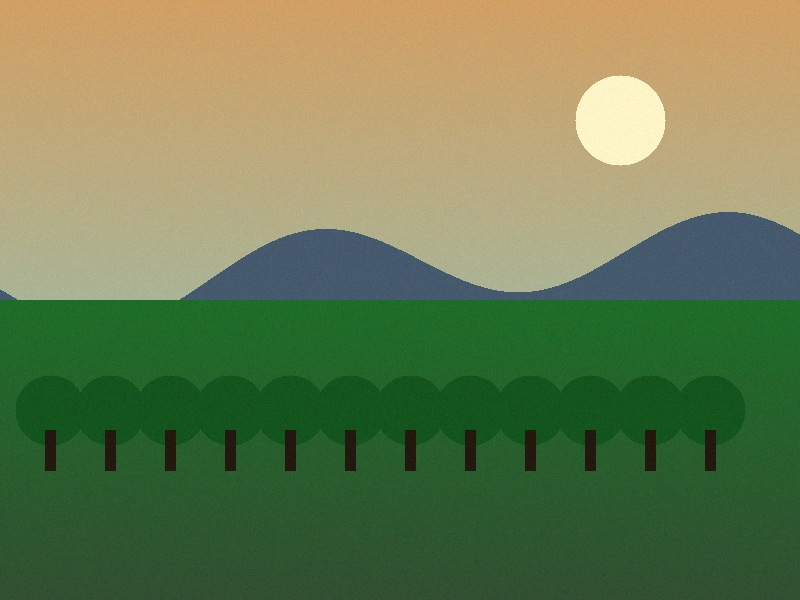
#> input picture sample_images/benchmarks/1_authentic_dslr_landscape.jpg, 800 x 600 px; its folder holds only this picture in this run
$ python -i copy_move.py   (imports and definitions only)
#> lines starting #> are read from the running program, lines starting #| are printed output that depends on the picture; after the words box and inside, x2 and y2 are one past the last pixel; in counts of white or black regions, pixels touching at a corner belong together
### app/utils/visualizer.py
"""
Visualization utility functions for forensic heatmaps, overlays, and annotations.
"""
import base64
import io
from typing import List, Optional, Tuple
import cv2
import numpy as np
from PIL import Image


# [15 lines left out: function normalize_to_uint8, not called in this run]


def create_heatmap(
    intensity_map: np.ndarray,
    colormap: int = cv2.COLORMAP_JET
) -> np.ndarray:
    """
    Converts a 2D intensity map (0-255 or float) to an RGB pseudo-color heatmap.
    """
    if intensity_map.dtype != np.uint8:
        intensity_map = normalize_to_uint8(intensity_map)

    heatmap_bgr = cv2.applyColorMap(intensity_map, colormap)
    heatmap_rgb = cv2.cvtColor(heatmap_bgr, cv2.COLOR_BGR2RGB)
    return heatmap_rgb


# [17 lines left out: function create_blended_overlay, not called in this run]


def draw_copy_move_annotations(
    image_rgb: np.ndarray,
    matches: List[Tuple[Tuple[float, float], Tuple[float, float]]],
    clusters: Optional[List[List[Tuple[float, float]]]] = None
) -> np.ndarray:
    """
    Draws copy-move connection vectors and cluster indicators on an image.
    """
    annotated = image_rgb.copy()
    colors = [
        (255, 60, 60), (60, 255, 60), (60, 120, 255),
        (255, 200, 40), (255, 60, 255), (40, 255, 255)
    ]

    # Draw match lines
    for i, (pt1, pt2) in enumerate(matches):
        p1 = (int(round(pt1[0])), int(round(pt1[1])))
        p2 = (int(round(pt2[0])), int(round(pt2[1])))
        color = colors[i % len(colors)]

        # Arrow line showing duplication trajectory
        cv2.arrowedLine(annotated, p1, p2, color, thickness=2, tipLength=0.15)
        cv2.circle(annotated, p1, radius=4, color=(255, 255, 255), thickness=-1)
        cv2.circle(annotated, p1, radius=4, color=color, thickness=1)
        cv2.circle(annotated, p2, radius=4, color=(255, 255, 255), thickness=-1)
        cv2.circle(annotated, p2, radius=4, color=color, thickness=1)

    # Draw convex hulls around cluster points if present
    if clusters:
        for idx, cluster in enumerate(clusters):
            if len(cluster) >= 3:
                pts = np.array([[int(p[0]), int(p[1])] for p in cluster], dtype=np.int32)
                hull = cv2.convexHull(pts)
                color = colors[idx % len(colors)]
                cv2.drawContours(annotated, [hull], 0, color, thickness=2)

                # Draw semi-transparent fill
                overlay = annotated.copy()
                cv2.drawContours(overlay, [hull], 0, color, thickness=-1)
                cv2.addWeighted(overlay, 0.25, annotated, 0.75, 0, annotated)

    return annotated


# [16 lines left out: function encode_image_to_base64, not called in this run]

### app/modules/copy_move.py
"""
Copy-Move / Clone Forgery Detection Module.

Identifies duplicated regions within an image using invariant feature detectors
(SIFT, ORB, AKAZE), k-NN descriptor matching, spatial distance thresholding,
and displacement vector clustering to distinguish genuine clone operations
from repetitive natural textures.
"""
from typing import Any, Dict, List, Tuple
import cv2
import numpy as np

from app.config import CopyMoveConfig, DEFAULT_CONFIG
from app.utils.visualizer import draw_copy_move_annotations, create_heatmap


class CopyMoveDetector:
    """Detects duplicated / cloned image regions with keypoint matching and spatial clustering."""

    def __init__(self, config: CopyMoveConfig = DEFAULT_CONFIG.copy_move):
        self.config = config

    # [289 lines left out: functions _get_detector_and_matcher, _cluster_matches, analyze, not called in this run]

>>> import cv2
>>> picture = cv2.cvtColor(cv2.imread('../../sample_images/benchmarks/1_authentic_dslr_landscape.jpg'), cv2.COLOR_BGR2RGB)
>>> result = CopyMoveDetector().analyze(picture)
#> in analyze, `gray = cv2.cvtColor(image_rgb, cv2.COLOR_RGB2GRAY)`:
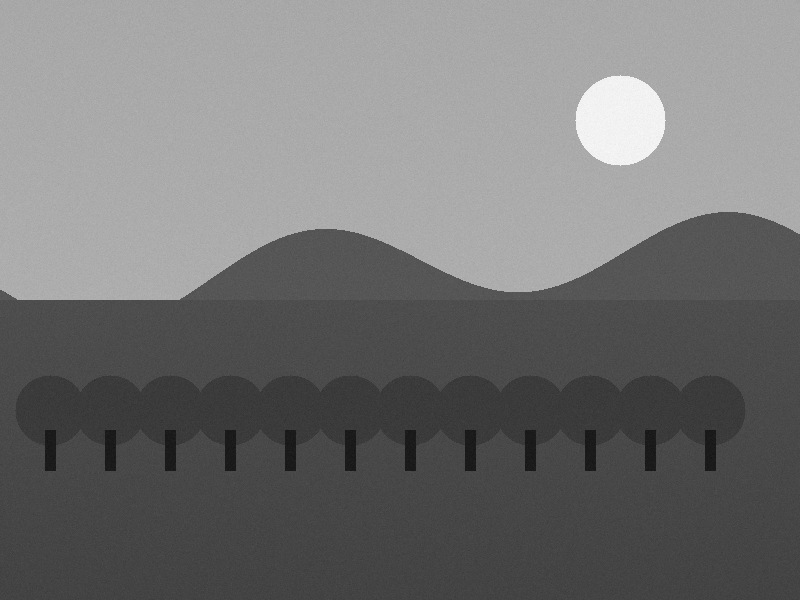
#> gray: shape (600, 800); min 16, max 250, mean 115.1
#> in analyze, `keypoints, descriptors = detector.detectAndCompute(gray, None)`: keypoints = 65 keypoints; strongest (x, y, size): (514, 249, 73.6), (19, 297, 5.2), (20, 294, 10.1), (230, 464, 9)
#> in analyze, `knn_matches = matcher.knnMatch(descriptors, descriptors, k=3)`: knn_matches = 65 matches
#> the loop in analyze, `for m in knn_matches:` made 65 passes
#> after the loop in analyze, `for m in knn_matches:`: seen_pairs = 5 items; valid_matches = [((110.3, 463.6), (50.25, 463.7)), ((530.3, 463.6), (650.3, 463.7)), ((593.2, 87.05), (647, 154)), ((647, 431.9), (714.1, 468.9)), ((647, 431.9), (714.1, 468.9))]
#> the loop in _cluster_matches, `for p1, p2 in valid_matches:` made 5 passes
#> after the loop in _cluster_matches, `for p1, p2 in valid_matches:`: displacements = [(-60.06, 0.125, 60.06, 179.9), (120, 0.122, 120, 0.058), (53.73, 66.91, 85.81, 51.24), (67.1, 37.02, 76.63, 28.88), (67.1, 37.02, 76.63, 28.88)]
#> in _cluster_matches, `displacements = np.array(displacements)`: displacements = [[-60.06, 0.125, 60.06, 179.9], [120, 0.122, 120, 0.058], [53.73, 66.91, 85.81, 51.24], [67.1, 37.02, 76.63, 28.88], [67.1, 37.02, 76.63, 28.88]]
#> in _cluster_matches, `dx_bins = np.round(displacements[:, 0] / bin_size)`: dx_bins = [-4, 8, 4, 4, 4]
#> in _cluster_matches, `dy_bins = np.round(displacements[:, 1] / bin_size)`: dy_bins = [0, 0, 4, 2, 2]
#> in _cluster_matches, `bins = [f"{int(x)}_{int(y)}" for x, y in zip(dx_bins, dy_bins)]`: bins = ['-4_0', '8_0', '4_4', '4_2', '4_2']
#> in _cluster_matches, `bin_counts = Counter(bins)`: bin_counts = {'-4_0': 1, '8_0': 1, '4_4': 1, '4_2': 2}
#> in _cluster_matches, `dominant_bins = [k for k, count in bin_counts.items() if count >= 3]`: dominant_bins = []
#> in _cluster_matches, `dx_vals = np.abs(displacements[:, 0])`: dx_vals = [60.06, 120, 53.73, 67.1, 67.1]
#> in _cluster_matches, `dy_vals = np.abs(displacements[:, 1])`: dy_vals = [0.125, 0.122, 66.91, 37.02, 37.02]
#> the loop in _cluster_matches, `for bin_key, count in bin_counts.items():` made 4 passes
#> after the loop in _cluster_matches, `for bin_key, count in bin_counts.items():`: verified_clusters = []
#> in _cluster_matches, `total_valid = len(valid_matches)`: total_valid = 5
#> in _cluster_matches, `consistency_score = float(max_inlier_count / max(total_valid, 1))`: consistency_score = 0
#> in analyze, `clusters, max_cluster_size, consistency_score, is_periodic_texture = s..`: clusters = []; max_cluster_size = 0; is_periodic_texture = False
#> the loop in analyze, `for p1, p2 in valid_matches:` made 5 passes
#> after the loop in analyze, `for p1, p2 in valid_matches:`:
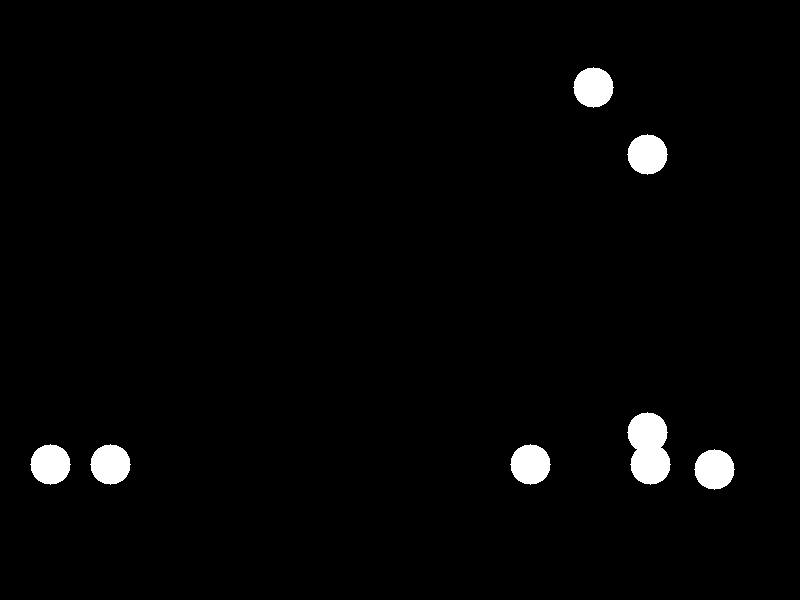
#> density_mask: shape (600, 800) float32; values 0 (black) and 1 (white), 2.1% white; 7 white regions, largest, box (x1, y1, x2, y2) and area: (627, 412, 671, 485) 2388, (573, 67, 614, 108) 1257, (627, 134, 668, 175) 1257
#> in analyze, `density_mask = cv2.GaussianBlur(density_mask, (31, 31), 0)`:
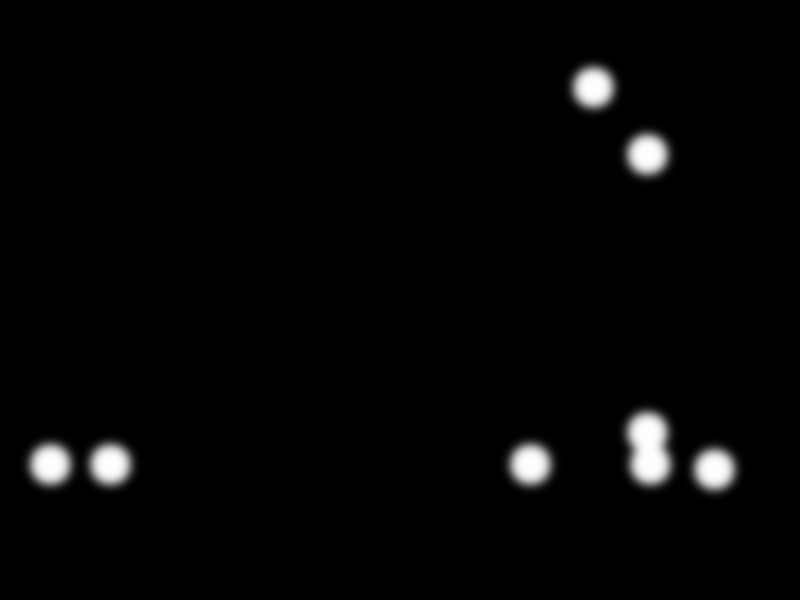
#> density_mask: shape (600, 800) float32; min 0, max 1, mean 0.0207
#> in create_heatmap, `heatmap_bgr = cv2.applyColorMap(intensity_map, colormap)`:
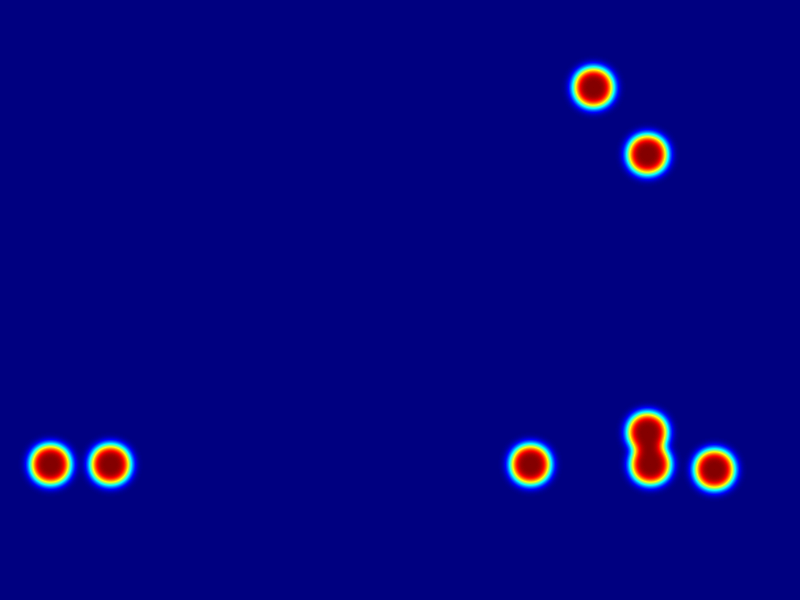
#> heatmap_bgr: shape (600, 800, 3); mean B, G, R 127.9, 3.4, 4.1
#> in analyze, `total_matches = len(valid_matches)`: total_matches = 5
#> in analyze, `score = min(15.0, total_matches * 1.5)`: score = 7.5
#> the loop in draw_copy_move_annotations, `for i, (pt1, pt2) in enumerate(matches):` made 5 passes
#> (pt1, pt2, p1, p2, color) on passes 1, 2, 4, 5: ((110.3, 463.6), (50.25, 463.7), (110, 464), (50, 464), (255, 60, 60)), ((530.3, 463.6), (650.3, 463.7), (530, 464), (650, 464), (60, 255, 60)), ((647, 431.9), (714.1, 468.9), (647, 432), (714, 469), (255, 200, 40)), ((647, 431.9), (714.1, 468.9), (647, 432), (714, 469), (255, 60, 255))
#> (pt1, p1, p2, color) on pass 3: ((593.2, 87.05), (593, 87), (647, 154), (60, 120, 255))
#> after the loop in draw_copy_move_annotations, `for i, (pt1, pt2) in enumerate(matches):`:
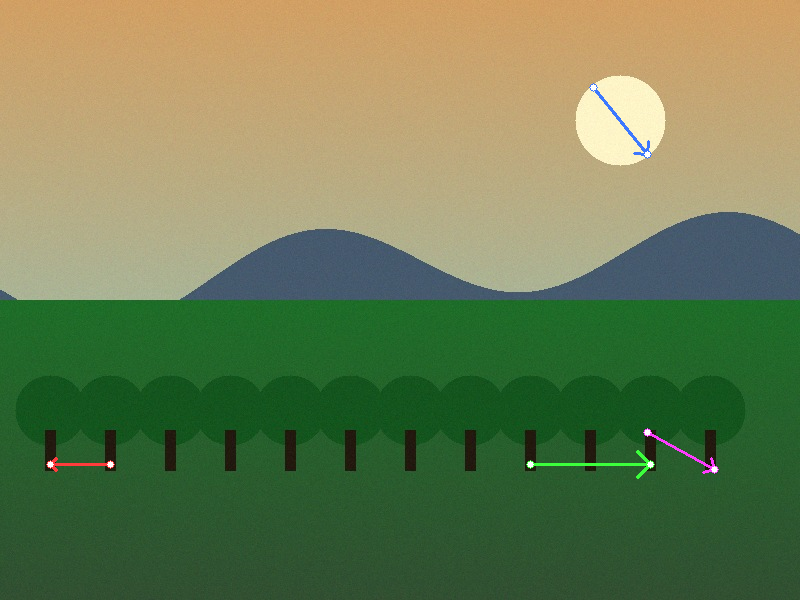
#> annotated: shape (600, 800, 3); mean R, G, B 107.5, 125.7, 82.2
#> result = 6 items
